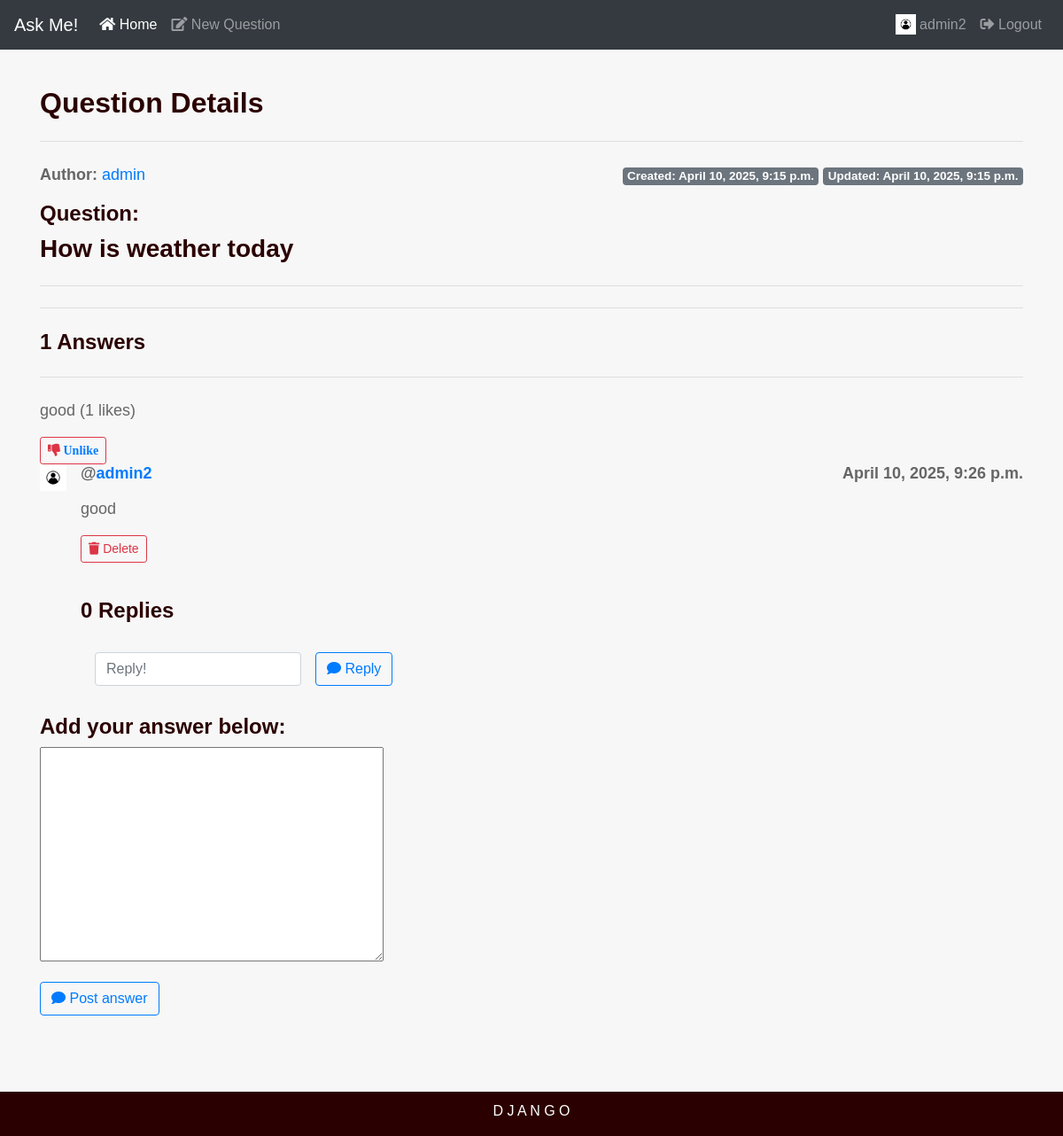
Screenshot of /askme/ques/1/ (signed in) with the database file from the repository.
### myapp/models.py (models this page shows, shortened)
class Question(models.Model):
    slug = models.SlugField(max_length=120)
    author = models.ForeignKey(User , related_name='blog_posts' , on_delete=models.CASCADE)
    body = models.TextField()
    created = models.DateTimeField(auto_now_add=True)
    updated = models.DateTimeField(auto_now=True)

class Comment(models.Model):
    user = models.ForeignKey(User,on_delete=models.CASCADE,related_name='user_comment')
    ques = models.ForeignKey(Question,on_delete=models.CASCADE,related_name='ques_comment')
    likes = models.ManyToManyField(User , related_name='comment_likes',blank=True)
    content = models.TextField()
    timestamp = models.DateTimeField(auto_now_add=True)

### myapp/views.py (the view)
# urls.py: path('ques/<int:id>/',views.ques_detail,name='ques_detail'),
def ques_detail(request,id):
    ques = get_object_or_404(Question,id=id)
    replies = Replies.objects.all().filter(ques = ques).order_by('-id')
    comments =  Comment.objects.all().filter(ques = ques).order_by('-id')
    if request.method == 'POST':
        if not request.user.is_authenticated:
            return HttpResponseRedirect(reverse('askme:user_login'))
        comment_form = CommentForm(request.POST)
        if comment_form.is_valid():
            cmnt = comment_form.save(commit=False)
            cmnt.user = request.user
            cmnt.ques = ques
            cmnt.save()
            return HttpResponseRedirect(reverse('askme:ques_detail',args = (id,)))
    else:
        comment_form  = CommentForm()
    context = {
        'q': ques,
        'comments' : comments,
        'comment_form' : comment_form ,
        'replies' : replies,
    }
    return render(request, 'ques_detail.html', context=context)

### myapp/forms.py
class CommentForm(forms.ModelForm):
    class Meta:
        model = Comment
        fields = ['content']

### myapp/templatetags/tags.py (called while the page is built)
@register.filter(name='count_reply')
def count_reply(things, category):
    tt =  things.filter(comment=category)
    return tt.count()

@register.filter(name='in_category')
def in_category(things, category):
    return things.filter(comment=category)

### templates/ques_detail.html (shortened to what this page needs)
{% extends 'base.html' %}
{% load static %}
{% load tags %}
{% block content %}
<div>
	<h2 class="display-6">Question Details</h2>
	<hr class="my-4">
	<div>
		<p><strong>Author: </strong><a href="{% url 'askme:profilepage' q.author %}">{{q.author}}</a>
		<span class="float-right">
			<span class="badge badge-secondary">Created: {{q.created}}</span>
			<span class="badge badge-secondary">Updated: {{q.updated}}</span>
		</span></p>
		<h4>Question:</h4><h3>{{q.body}}</h3>
	</div>
	<hr class="my-4">
</div>
<hr class="my-4">
		<h4>{{ comments.count}} Answers </h4>
		<hr class="my-4">
			{% for comment in comments %}
			<p>{{ comment.content }} ({{ comment.likes.count }} likes)</p>
			{% if request.user in comment.likes.all %}
				<button class="btn btn-outline-danger btn-sm">
					<i class="fas fa-thumbs-down">
						<a href="{% url 'askme:like_comment' q.id comment.id %}">Unlike</a>
					</i>
				</button>
			{% else %}
				<button class="btn btn-outline-danger btn-sm">
					<i class="fas fa-thumbs-up">
						<a href="{% url 'askme:like_comment' q.id comment.id %}">Like</a>
					</i>
				</button>
			{% endif %}
			<div class="media">
				<img style="background-color: inherit;" class="mr-3" height="30" width="30" src="{% static 'image.png' %}" alt="Generic placeholder image">
				<div class="media-body">
					<h5 class="mt-0">
						<p><strong>@</strong><a href="{% url 'askme:profilepage' comment.user %}">{{comment.user}}</a>
							<span class="float-right">{{comment.timestamp}}</span>
						</p>
					</h5>
					<p>
						{{ comment.content }}
						{% if request.user == comment.user %}
							<form action="{% url 'askme:delete_comment' q.id %}" method="POST">
								<button class="btn btn-outline-danger btn-sm" type="submit" name="comment_id" value="{{comment.id}}"><i class="fas fa-trash"></i> Delete</button>
							</form>
						{% endif %}
					</p>
					<br>
					<h4>{{ replies|count_reply:comment}} Replies</h4>
					<br>
					<form class="form-inline" method="POST" action="{% url 'askme:comment_reply' q.id %}">
						<div class="form-group mx-sm-3 mb-2">
							<input class="form-control" type="text" placeholder="Reply!" name="text" value="">
						</div>
						<button class="btn btn-outline-primary mb-2" type="submit" name="comment_id" value="{{comment.id}}"><i class="fas fa-comment"></i> Reply</button>
					</form>
					<br>
				</div>
			</div>
			{% endfor %}
		<h4>Add your answer below:</h4>
		<form method="POST">
    		<div class="form-group">
        {{ comment_form.content }}
    </div>
    <button class="btn btn-outline-primary" type="submit"><i class="fas fa-comment"></i> Post answer</button>
</form>
<br><br>
		<br><br>
{% endblock %}

### templates/base.html (shortened to what this page needs)
{% load static %}
<!DOCTYPE html>
<html lang="en">
<head>
    <link rel="stylesheet" href="https://maxcdn.bootstrapcdn.com/bootstrap/4.0.0/css/bootstrap.min.css">
    <link rel="stylesheet" href="{% static 'app.css' %}" type="text/css" />
    <link rel="stylesheet" href="https://cdnjs.cloudflare.com/ajax/libs/font-awesome/5.14.0/css/all.min.css" />
</head>
<body>
    <nav class="navbar navbar-expand-lg navbar-dark bg-dark fixed-top">
        <a class="navbar-brand" href="{% url 'askme:ques_feed' %}">Ask Me!</a>
        <div class="collapse navbar-collapse" id="navbarSupportedContent">
            <ul class="navbar-nav mr-auto">
                <li class="nav-item active">
                    <a class="nav-link" href="{% url 'askme:ques_feed' %}"><i class="fas fa-home"></i> Home <span class="sr-only">(current)</span></a>
                </li>
                {% if request.user.is_authenticated %}
                    <li class="nav-item">
                        <a class="nav-link" href="{% url 'askme:ask_question' %}"><i class="fas fa-edit"></i> New Question</a>
                    </li>
                {% endif %}
            </ul>
            <ul class="navbar-nav ml-auto">
                {% if request.user.is_authenticated %}
                    <li class="nav-item">
                        <a class="nav-link" href="{% url 'askme:profilepage' request.user %}" id="navbar" role="button" aria-haspopup="true" aria-expanded="false">
                            <img src="/static/image.png" width="23" height="23" class="d-inline-block align-top" alt="profilePic">
                            {{ request.user }}
                        </a>
                    </li>
                    <li class="nav-item"><a class="nav-link" href="{% url 'askme:user_logout' %}"><i class="fas fa-sign-out-alt"></i> Logout</a></li>
                {% else %}
                    <ul class="nav navbar-nav navbar-right">
                        <li class="nav-item"><a class="nav-link" href="{% url 'askme:user_login' %}"><i class="fas fa-sign-in-alt"></i> Login</a></li>
                        <li class="nav-item"><a class="nav-link" href="{% url 'askme:register' %}"><i class="fas fa-user-plus"></i> Register</a></li>
                    </ul>
                {% endif %}
            </ul>
        </div>
    </nav>
    <div class="jumbotron jumbotron-fluid">
        <div class="container container-fluid">
            {% block content %}{% endblock %}
        </div>
    </div>
    <footer class="footer">
        <p>D J A N G O</p>
    </footer>
</body>
</html>

### static/app.css (style rules this page uses)
* { margin: 0; padding: 0; box-sizing: border-box; }
body { font-family: Arial, sans-serif; }
.navbar { background-color: #2b0000; }
.container { padding-top: 77px; }
.footer { position: fixed; left: 0; bottom: 0; width: 100%; background-color: #2b0000; color: white; text-align: center; text-transform: uppercase; }
.footer p { padding-top: 10px; }
.jumbotron { background-color: #f7f7f7; padding: 20px; margin-bottom: 20px; }
.jumbotron p { font-size: 18px; color: #666; }
h1, h2, h3, h4, h5, h6 { font-weight: bold; color: #2b0000; }

### rows the page displays
Question: author "admin", created "April 10, 2025, 9:15 p.m.", updated "April 10, 2025, 9:15 p.m.", body "How is weather today"
Comment: content "good", likes.count "1", shows "Unlike", user "admin2", timestamp "April 10, 2025, 9:26 p.m.", id "0"

### other values shown
{{ request.user }} "admin2"
{{ comments.count }} "1"
